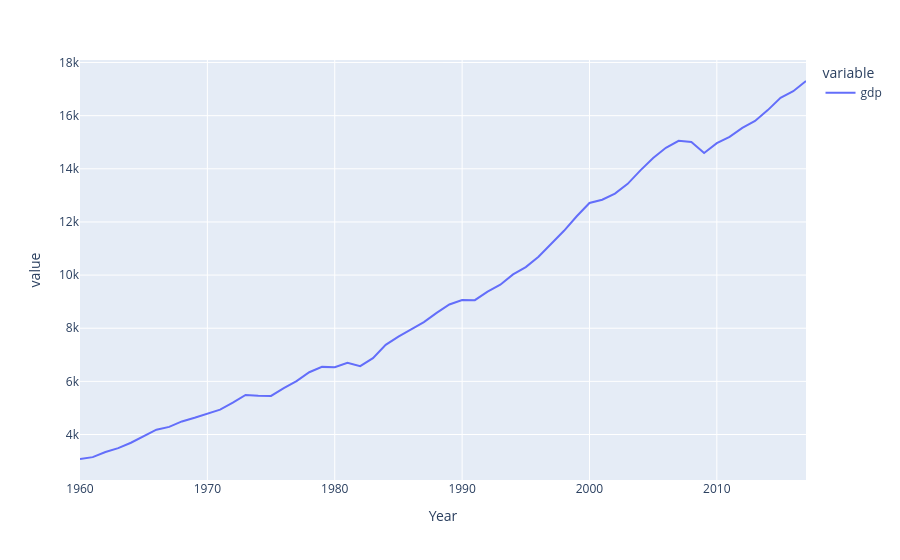

Here is the notebook cell this chart was saved with:
### Code cell
px.line(df.groupby("Year")[["gdp"]].agg(max))

### Figure 1 — Plotly figure (JSON) as saved in the notebook; plotly's stock layout.template omitted (floating-point values rounded to 4 significant figures)
{"data": [{"hovertemplate": "variable=gdp<br>Year=%{x}<br>value=%{y}<extra></extra>", "legendgroup": "gdp", "line": {"color": "#636efa", "dash": "solid"}, "marker": {"symbol": "circle"}, "mode": "lines", "name": "gdp", "orientation": "v", "showlegend": true, "type": "scatter", "x": [1960, 1961, 1962, 1963, 1964, 1965, 1966, 1967, 1968, 1969, 1970, 1971, 1972, 1973, 1974, 1975, 1976, 1977, 1978, 1979, 1980, 1981, 1982, 1983, 1984, 1985, 1986, 1987, 1988, 1989, 1990, 1991, 1992, 1993, 1994, 1995, 1996, 1997, 1998, 1999, 2000, 2001, 2002, 2003, 2004, 2005, 2006, 2007, 2008, 2009, 2010, 2011, 2012, 2013, 2014, 2015, 2016, 2017], "xaxis": "x", "y": [3078.0, 3149.0, 3341.0, 3488.0, 3690.0, 3926.0, 4182.0, 4286.0, 4492.0, 4631.0, 4780.0, 4937.0, 5197.0, 5490.0, 5462.0, 5451.0, 5745.0, 6009.0, 6344.0, 6545.0, 6529.0, 6699.0, 6571.0, 6875.0, 7374.0, 7687.0, 7956.0, 8232.0, 8578.0, 8894.0, 9064.0, 9058.0, 9380.0, 9637.0, 10030.0, 10300.0, 10690.0, 11170.0, 11670.0, 12210.0, 12710.0, 12840.0, 13070.0, 13430.0, 13940.0, 14410.0, 14790.0, 15060.0, 15010.0, 14590.0, 14960.0, 15200.0, 15540.0, 15800.0, 16210.0, 16670.0, 16920.0, 17300.0], "yaxis": "y"}], "layout": {"legend": {"title": {"text": "variable"}, "tracegroupgap": 0}, "margin": {"t": 60}, "xaxis": {"anchor": "y", "domain": [0, 1], "title": {"text": "Year"}}, "yaxis": {"anchor": "x", "domain": [0, 1], "title": {"text": "value"}}}}
